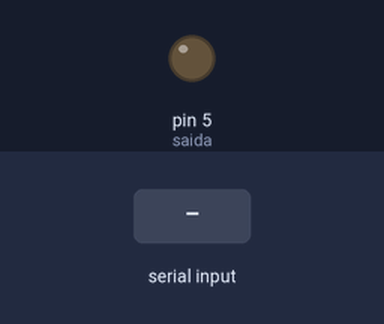
The sketch below on a simulated Arduino Uno, built with avr-gcc and run on an emulated ATmega328P. On the bench: output pins drawn as LEDs (lit = HIGH). The inputs (shaded band) are chosen by the test bench. What the sketch prints to the serial monitor is not drawn.

Above: at 1.2 s.
1.3 s: "o" received over Serial
At 2.1 s:
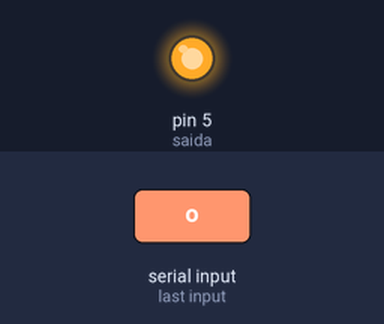
Timing chart, 0 to 4.3 s (numbered marks = the images above; inputs shaded):
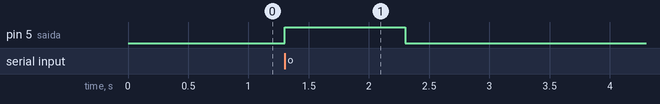

The sketch:

Portao.ino
```cpp
int saida = 5;
int temp = 100;


void setup()
{
  Serial.begin(9600);
  pinMode(saida, OUTPUT);
  digitalWrite( saida,LOW);

}

void loop()
{

  if (Serial.available())
  {

    int c = Serial.read();

    if (c == 'o')
    {
      digitalWrite(saida ,HIGH);
      delay(1000);
      digitalWrite(saida ,LOW);
      Serial.println("   OPEN!");
    }

  }
}
```

Measured:
- after the input at 1.3 s, pin 5 (saida): LOW → HIGH at once, → LOW 1.0 s later
